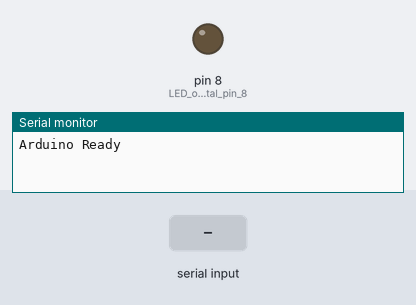
Simulated run of this sketch. Board: Arduino Uno, built with avr-gcc and run on an emulated ATmega328P. Parts: output pins drawn as LEDs (lit = HIGH), the last lines printed to the serial monitor. The test bench sets the inputs (shaded band).

Above: at 1.2 s.
1.3 s: "ON\n" received over Serial
At 2.1 s:
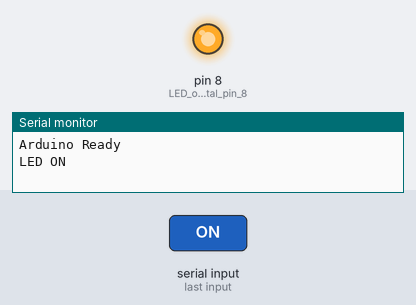
2.8 s: "OFF\n" received over Serial
At 3.3 s:
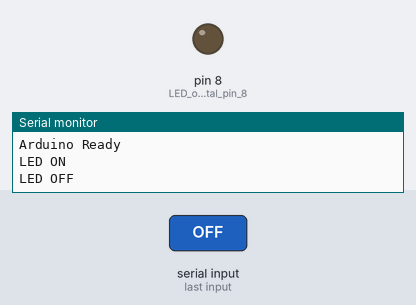
Timing chart, 0 to 5.8 s (numbered marks = the images above; inputs shaded):
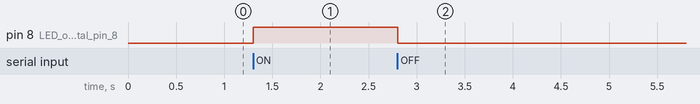

Measured:
- after the input at 1.3 s, pin 8 (LED_on_digital_pin_8): LOW → HIGH at once
- after the input at 2.8 s, pin 8 (LED_on_digital_pin_8): HIGH → LOW at once

The sketch:

ARDUINO00.ino
```cpp
void setup() {
  Serial.begin(9600);       // Must match ESP32 Serial2 baud
  pinMode(8, OUTPUT);       // LED on digital pin 8
  Serial.println("Arduino Ready");
}

void loop() {
  if (Serial.available()) {
    String command = Serial.readStringUntil('\n');
    command.trim();

    if (command == "ON") {
      digitalWrite(8, HIGH);
      Serial.println("LED ON");
    } else if (command == "OFF") {
      digitalWrite(8, LOW);
      Serial.println("LED OFF");
    } else {
      Serial.println("Unknown command: " + command);
    }
  }
}
```
